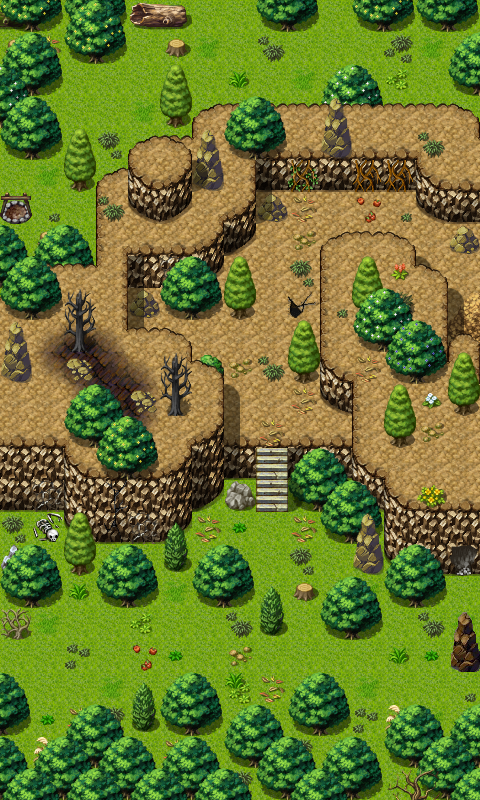

A 2D game scene composited from a Tiled map and its tileset images. What follows is a short description and the map's XML, with each tile layer's data collapsed to a summary:
An orthogonal 15x25 tile map with 32x32 px tiles, 6 tile layers (Base, Ground, Objects, Objects_apples, ...), 1 hidden layer not drawn, 72 tilesets and 13 objects (6x spawn, 5x mapchange, 2x replace).

<map version="1.10" tiledversion="1.11.2" orientation="orthogonal" renderorder="right-down" width="15" height="25" tilewidth="32" tileheight="32" infinite="0" nextlayerid="12" nextobjectid="15">
 <tileset firstgid="1" name="map_bed_1" tilewidth="32" tileheight="32" tilecount="160" columns="16">
  <image source="../drawable/map_bed_1.png" width="512" height="320" />
 </tileset>
 <tileset firstgid="161" name="map_border_1" tilewidth="32" tileheight="32" tilecount="128" columns="16">
  <image source="../drawable/map_border_1.png" width="512" height="256" />
 </tileset>
 <tileset firstgid="289" name="map_bridge_1" tilewidth="32" tileheight="32" tilecount="128" columns="16">
  <image source="../drawable/map_bridge_1.png" width="512" height="256" />
 </tileset>
 <tileset firstgid="417" name="map_bridge_2" tilewidth="32" tileheight="32" tilecount="128" columns="16">
  <image source="../drawable/map_bridge_2.png" width="512" height="256" />
 </tileset>
 <tileset firstgid="545" name="map_broken_1" tilewidth="32" tileheight="32" tilecount="128" columns="16">
  <image source="../drawable/map_broken_1.png" width="512" height="256" />
 </tileset>
 <tileset firstgid="673" name="map_cavewall_1" tilewidth="32" tileheight="32" tilecount="108" columns="18">
  <image source="../drawable/map_cavewall_1.png" width="576" height="192" />
 </tileset>
 <tileset firstgid="781" name="map_cavewall_2" tilewidth="32" tileheight="32" tilecount="108" columns="18">
  <image source="../drawable/map_cavewall_2.png" width="576" height="192" />
 </tileset>
 <tileset firstgid="889" name="map_cavewall_3" tilewidth="32" tileheight="32" tilecount="108" columns="18">
  <image source="../drawable/map_cavewall_3.png" width="576" height="192" />
 </tileset>
 <tileset firstgid="997" name="map_cavewall_4" tilewidth="32" tileheight="32" tilecount="108" columns="18">
  <image source="../drawable/map_cavewall_4.png" width="576" height="192" />
 </tileset>
 <tileset firstgid="1105" name="map_chair_table_1" tilewidth="32" tileheight="32" tilecount="128" columns="16">
  <image source="../drawable/map_chair_table_1.png" width="512" height="256" />
 </tileset>
 <tileset firstgid="1233" name="map_chair_table_2" tilewidth="32" tileheight="32" tilecount="128" columns="16">
  <image source="../drawable/map_chair_table_2.png" width="512" height="256" />
 </tileset>
 <tileset firstgid="1361" name="map_crate_1" tilewidth="32" tileheight="32" tilecount="128" columns="16">
  <image source="../drawable/map_crate_1.png" width="512" height="256" />
 </tileset>
 <tileset firstgid="1489" name="map_cupboard_1" tilewidth="32" tileheight="32" tilecount="128" columns="16">
  <image source="../drawable/map_cupboard_1.png" width="512" height="256" />
 </tileset>
 <tileset firstgid="1617" name="map_curtain_1" tilewidth="32" tileheight="32" tilecount="128" columns="16">
  <image source="../drawable/map_curtain_1.png" width="512" height="256" />
 </tileset>
 <tileset firstgid="1745" name="map_entrance_1" tilewidth="32" tileheight="32" tilecount="128" columns="16">
  <image source="../drawable/map_entrance_1.png" width="512" height="256" />
 </tileset>
 <tileset firstgid="1873" name="map_entrance_2" tilewidth="32" tileheight="32" tilecount="128" columns="16">
  <image source="../drawable/map_entrance_2.png" width="512" height="256" />
 </tileset>
 <tileset firstgid="2001" name="map_fence_1" tilewidth="32" tileheight="32" tilecount="128" columns="16">
  <image source="../drawable/map_fence_1.png" width="512" height="256" />
 </tileset>
 <tileset firstgid="2129" name="map_fence_2" tilewidth="32" tileheight="32" tilecount="128" columns="16">
  <image source="../drawable/map_fence_2.png" width="512" height="256" />
 </tileset>
 <tileset firstgid="2257" name="map_fence_3" tilewidth="32" tileheight="32" tilecount="128" columns="16">
  <image source="../drawable/map_fence_3.png" width="512" height="256" />
 </tileset>
 <tileset firstgid="2385" name="map_fence_4" tilewidth="32" tileheight="32" tilecount="128" columns="16">
  <image source="../drawable/map_fence_4.png" width="512" height="256" />
 </tileset>
 <tileset firstgid="2513" name="map_ground_1" tilewidth="32" tileheight="32" tilecount="128" columns="16">
  <image source="../drawable/map_ground_1.png" width="512" height="256" />
 </tileset>
 <tileset firstgid="2641" name="map_ground_2" tilewidth="32" tileheight="32" tilecount="128" columns="16">
  <image source="../drawable/map_ground_2.png" width="512" height="256" />
 </tileset>
 <tileset firstgid="2769" name="map_ground_3" tilewidth="32" tileheight="32" tilecount="128" columns="16">
  <image source="../drawable/map_ground_3.png" width="512" height="256" />
 </tileset>
 <tileset firstgid="2897" name="map_ground_4" tilewidth="32" tileheight="32" tilecount="128" columns="16">
  <image source="../drawable/map_ground_4.png" width="512" height="256" />
 </tileset>
 <tileset firstgid="3025" name="map_ground_5" tilewidth="32" tileheight="32" tilecount="128" columns="16">
  <image source="../drawable/map_ground_5.png" width="512" height="256" />
 </tileset>
 <tileset firstgid="3153" name="map_ground_6" tilewidth="32" tileheight="32" tilecount="128" columns="16">
  <image source="../drawable/map_ground_6.png" width="512" height="256" />
 </tileset>
 <tileset firstgid="3281" name="map_ground_7" tilewidth="32" tileheight="32" tilecount="128" columns="16">
  <image source="../drawable/map_ground_7.png" width="512" height="256" />
 </tileset>
 <tileset firstgid="3409" name="map_ground_8" tilewidth="32" tileheight="32" tilecount="128" columns="16">
  <image source="../drawable/map_ground_8.png" width="512" height="256" />
 </tileset>
 <tileset firstgid="3537" name="map_house_1" tilewidth="32" tileheight="32" tilecount="128" columns="16">
  <image source="../drawable/map_house_1.png" width="512" height="256" />
 </tileset>
 <tileset firstgid="3665" name="map_house_2" tilewidth="32" tileheight="32" tilecount="128" columns="16">
  <image source="../drawable/map_house_2.png" width="512" height="256" />
 </tileset>
 <tileset firstgid="3793" name="map_indoor_1" tilewidth="32" tileheight="32" tilecount="128" columns="16">
  <image source="../drawable/map_indoor_1.png" width="512" height="256" />
 </tileset>
 <tileset firstgid="3921" name="map_indoor_2" tilewidth="32" tileheight="32" tilecount="128" columns="16">
  <image source="../drawable/map_indoor_2.png" width="512" height="256" />
 </tileset>
 <tileset firstgid="4049" name="map_kitchen_1" tilewidth="32" tileheight="32" tilecount="128" columns="16">
  <image source="../drawable/map_kitchen_1.png" width="512" height="256" />
 </tileset>
 <tileset firstgid="4177" name="map_outdoor_1" tilewidth="32" tileheight="32" tilecount="128" columns="16">
  <image source="../drawable/map_outdoor_1.png" width="512" height="256" />
 </tileset>
 <tileset firstgid="4305" name="map_pillar_1" tilewidth="32" tileheight="32" tilecount="128" columns="16">
  <image source="../drawable/map_pillar_1.png" width="512" height="256" />
 </tileset>
 <tileset firstgid="4433" name="map_pillar_2" tilewidth="32" tileheight="32" tilecount="128" columns="16">
  <image source="../drawable/map_pillar_2.png" width="512" height="256" />
 </tileset>
 <tileset firstgid="4561" name="map_plant_1" tilewidth="32" tileheight="32" tilecount="128" columns="16">
  <image source="../drawable/map_plant_1.png" width="512" height="256" />
 </tileset>
 <tileset firstgid="4689" name="map_rock_1" tilewidth="32" tileheight="32" tilecount="128" columns="16">
  <image source="../drawable/map_rock_1.png" width="512" height="256" />
 </tileset>
 <tileset firstgid="4817" name="map_rock_2" tilewidth="32" tileheight="32" tilecount="128" columns="16">
  <image source="../drawable/map_rock_2.png" width="512" height="256" />
 </tileset>
 <tileset firstgid="4945" name="map_roof_1" tilewidth="32" tileheight="32" tilecount="128" columns="16">
  <image source="../drawable/map_roof_1.png" width="512" height="256" />
 </tileset>
 <tileset firstgid="5073" name="map_roof_2" tilewidth="32" tileheight="32" tilecount="128" columns="16">
  <image source="../drawable/map_roof_2.png" width="512" height="256" />
 </tileset>
 <tileset firstgid="5201" name="map_roof_3" tilewidth="32" tileheight="32" tilecount="128" columns="16">
  <image source="../drawable/map_roof_3.png" width="512" height="256" />
 </tileset>
 <tileset firstgid="5329" name="map_shop_1" tilewidth="32" tileheight="32" tilecount="128" columns="16">
  <image source="../drawable/map_shop_1.png" width="512" height="256" />
 </tileset>
 <tileset firstgid="5457" name="map_sign_ladder_1" tilewidth="32" tileheight="32" tilecount="128" columns="16">
  <image source="../drawable/map_sign_ladder_1.png" width="512" height="256" />
 </tileset>
 <tileset firstgid="5585" name="map_table_1" tilewidth="32" tileheight="32" tilecount="128" columns="16">
  <image source="../drawable/map_table_1.png" width="512" height="256" />
 </tileset>
 <tileset firstgid="5713" name="map_trail_1" tilewidth="32" tileheight="32" tilecount="128" columns="16">
  <image source="../drawable/map_trail_1.png" width="512" height="256" />
 </tileset>
 <tileset firstgid="5841" name="map_transition_1" tilewidth="32" tileheight="32" tilecount="128" columns="16">
  <image source="../drawable/map_transition_1.png" width="512" height="256" />
 </tileset>
 <tileset firstgid="5969" name="map_transition_2" tilewidth="32" tileheight="32" tilecount="128" columns="16">
  <image source="../drawable/map_transition_2.png" width="512" height="256" />
 </tileset>
 <tileset firstgid="6097" name="map_transition_3" tilewidth="32" tileheight="32" tilecount="128" columns="16">
  <image source="../drawable/map_transition_3.png" width="512" height="256" />
 </tileset>
 <tileset firstgid="6225" name="map_transition_4" tilewidth="32" tileheight="32" tilecount="128" columns="16">
  <image source="../drawable/map_transition_4.png" width="512" height="256" />
 </tileset>
 <tileset firstgid="6353" name="map_transition_5" tilewidth="32" tileheight="32" tilecount="128" columns="16">
  <image source="../drawable/map_transition_5.png" width="512" height="256" />
 </tileset>
 <tileset firstgid="6481" name="map_tree_1" tilewidth="32" tileheight="32" tilecount="128" columns="16">
  <image source="../drawable/map_tree_1.png" width="512" height="256" />
 </tileset>
 <tileset firstgid="6609" name="map_tree_2" tilewidth="32" tileheight="32" tilecount="128" columns="16">
  <image source="../drawable/map_tree_2.png" width="512" height="256" />
 </tileset>
 <tileset firstgid="6737" name="map_wall_1" tilewidth="32" tileheight="32" tilecount="128" columns="16">
  <image source="../drawable/map_wall_1.png" width="512" height="256" />
 </tileset>
 <tileset firstgid="6865" name="map_wall_2" tilewidth="32" tileheight="32" tilecount="120" columns="15">
  <image source="../drawable/map_wall_2.png" width="480" height="256" />
 </tileset>
 <tileset firstgid="6985" name="map_wall_3" tilewidth="32" tileheight="32" tilecount="120" columns="15">
  <image source="../drawable/map_wall_3.png" width="480" height="256" />
 </tileset>
 <tileset firstgid="7105" name="map_wall_4" tilewidth="32" tileheight="32" tilecount="120" columns="15">
  <image source="../drawable/map_wall_4.png" width="480" height="256" />
 </tileset>
 <tileset firstgid="7225" name="map_window_1" tilewidth="32" tileheight="32" tilecount="128" columns="16">
  <image source="../drawable/map_window_1.png" width="512" height="256" />
 </tileset>
 <tileset firstgid="7353" name="map_window_2" tilewidth="32" tileheight="32" tilecount="128" columns="16">
  <image source="../drawable/map_window_2.png" width="512" height="256" />
 </tileset>
 <tileset firstgid="7481" name="map_tree_1" tilewidth="32" tileheight="32" tilecount="128" columns="16">
  <image source="../drawable/map_tree_1.png" width="512" height="256" />
 </tileset>
 <tileset firstgid="7609" name="map_rock_1" tilewidth="32" tileheight="32" tilecount="128" columns="16">
  <image source="../drawable/map_rock_1.png" width="512" height="256" />
 </tileset>
 <tileset firstgid="7737" name="map_plant_1" tilewidth="32" tileheight="32" tilecount="128" columns="16">
  <image source="../drawable/map_plant_1.png" width="512" height="256" />
 </tileset>
 <tileset firstgid="7865" name="map_broken_1" tilewidth="32" tileheight="32" tilecount="128" columns="16">
  <image source="../drawable/map_broken_1.png" width="512" height="256" />
 </tileset>
 <tileset firstgid="7993" name="map_ground_2" tilewidth="32" tileheight="32" tilecount="128" columns="16">
  <image source="../drawable/map_ground_2.png" width="512" height="256" />
 </tileset>
 <tileset firstgid="8121" name="map_cavewall_4" tilewidth="32" tileheight="32" tilecount="108" columns="18">
  <image source="../drawable/map_cavewall_4.png" width="576" height="192" />
 </tileset>
 <tileset firstgid="8229" name="map_transition_2" tilewidth="32" tileheight="32" tilecount="128" columns="16">
  <image source="../drawable/map_transition_2.png" width="512" height="256" />
 </tileset>
 <tileset firstgid="8357" name="map_tree_2" tilewidth="32" tileheight="32" tilecount="128" columns="16">
  <image source="../drawable/map_tree_2.png" width="512" height="256" />
 </tileset>
 <tileset firstgid="8485" name="map_trail_1" tilewidth="32" tileheight="32" tilecount="128" columns="16">
  <image source="../drawable/map_trail_1.png" width="512" height="256" />
 </tileset>
 <tileset firstgid="8613" name="map_outdoor_1" tilewidth="32" tileheight="32" tilecount="128" columns="16">
  <image source="../drawable/map_outdoor_1.png" width="512" height="256" />
 </tileset>
 <tileset firstgid="8741" name="map_ground_1" tilewidth="32" tileheight="32" tilecount="128" columns="16">
  <image source="../drawable/map_ground_1.png" width="512" height="256" />
 </tileset>
 <tileset firstgid="8869" name="map_plant_2" tilewidth="32" tileheight="32" tilecount="128" columns="16">
  <image source="../drawable/map_plant_2.png" width="512" height="256" />
 </tileset>
 <tileset firstgid="8997" name="map_plant_1" tilewidth="32" tileheight="32" tilecount="128" columns="16">
  <image source="../drawable/map_plant_1.png" width="512" height="256" />
 </tileset>
 <layer id="11" name="Base" width="15" height="25">
  <data>[375 cells, 6 non-empty, 2 distinct tile ids]</data>
 </layer>
 <layer id="1" name="Ground" width="15" height="25">
  <data>[375 cells, 374 non-empty, 20 distinct tile ids]</data>
 </layer>
 <layer id="2" name="Objects" width="15" height="25">
  <data>[375 cells, 226 non-empty, 68 distinct tile ids]</data>
 </layer>
 <layer id="3" name="Objects_apples" width="15" height="25">
  <data>[375 cells, 2 non-empty, 1 distinct tile ids]</data>
 </layer>
 <layer id="4" name="Above" width="15" height="25">
  <data>[375 cells, 139 non-empty, 36 distinct tile ids]</data>
 </layer>
 <layer id="5" name="Top" width="15" height="25">
  <data>[375 cells, 3 non-empty, 3 distinct tile ids]</data>
 </layer>
 <layer id="6" name="Walkable" width="15" height="25" visible="0">
  <data>[375 cells, 233 non-empty, 1 distinct tile ids]</data>
 </layer>
 <objectgroup id="7" name="Mapevents">
  <object id="1" name="east" type="mapchange" x="448" y="256" width="32" height="512">
   <properties>
    <property name="map" value="brightportwild2" />
    <property name="place" value="west" />
   </properties>
  </object>
  <object id="2" name="north" type="mapchange" x="192" y="0" width="160" height="32">
   <properties>
    <property name="map" value="waytobrightport13" />
    <property name="place" value="south" />
   </properties>
  </object>
  <object id="3" name="west" type="mapchange" x="0" y="640" width="32" height="128">
   <properties>
    <property name="map" value="waytobrightport6" />
    <property name="place" value="east" />
   </properties>
  </object>
  <object id="4" name="west1" type="mapchange" x="0" y="512" width="32" height="32">
   <properties>
    <property name="map" value="waytobrightport11" />
    <property name="place" value="east" />
   </properties>
  </object>
  <object id="6" name="east1" type="mapchange" x="448" y="32" width="32" height="32">
   <properties>
    <property name="map" value="brightportwild2" />
    <property name="place" value="west1" />
   </properties>
  </object>
  <object id="7" name="duleian_mountain_cat" type="spawn" x="64" y="608" width="224" height="96">
   <properties>
    <property name="quantity" value="2" />
    <property name="spawngroup" value="duleian_mountain_cat" />
   </properties>
  </object>
 </objectgroup>
 <objectgroup id="8" name="Spawn" visible="0">
  <object id="8" name="duleian_mountain_cat" type="spawn" x="384" y="608" width="32" height="96">
   <properties>
    <property name="spawngroup" value="duleian_mountain_cat" />
   </properties>
  </object>
  <object id="9" name="duleian_mountain_cat" type="spawn" x="224" y="512" width="96" height="64">
   <properties>
    <property name="spawngroup" value="duleian_mountain_cat" />
   </properties>
  </object>
  <object id="10" name="duleian_mountain_cat" type="spawn" x="320" y="192" width="32" height="64">
   <properties>
    <property name="spawngroup" value="duleian_mountain_cat" />
   </properties>
  </object>
  <object id="11" name="duleian_mountain_cat" type="spawn" x="224" y="288" width="64" height="160">
   <properties>
    <property name="quantity" value="2" />
    <property name="spawngroup" value="duleian_mountain_cat" />
   </properties>
  </object>
  <object id="12" name="virile deer" type="spawn" x="32" y="64" width="384" height="128">
   <properties>
    <property name="quantity" value="2" />
    <property name="spawngroup" value="brightport_deer" />
   </properties>
  </object>
 </objectgroup>
 <objectgroup id="9" name="Keys" visible="0" />
 <objectgroup id="10" name="Replace" visible="0">
  <object id="13" name="apples" type="replace" x="352" y="192" width="32" height="32">
   <properties>
    <property name="Ground" value="Objects_apples" />
    <property name="requireId" value="brightport_bakery" />
    <property name="requireNegation" value="false" />
    <property name="requireType" value="questProgress" />
    <property name="requireValue" value="25" />
   </properties>
  </object>
  <object id="14" name="apples2" type="replace" x="128" y="640" width="32" height="32">
   <properties>
    <property name="Objects" value="Objects_apples" />
    <property name="requireId" value="brightport_bakery" />
    <property name="requireNegation" value="false" />
    <property name="requireType" value="questProgress" />
    <property name="requireValue" value="25" />
   </properties>
  </object>
 </objectgroup>
</map>
